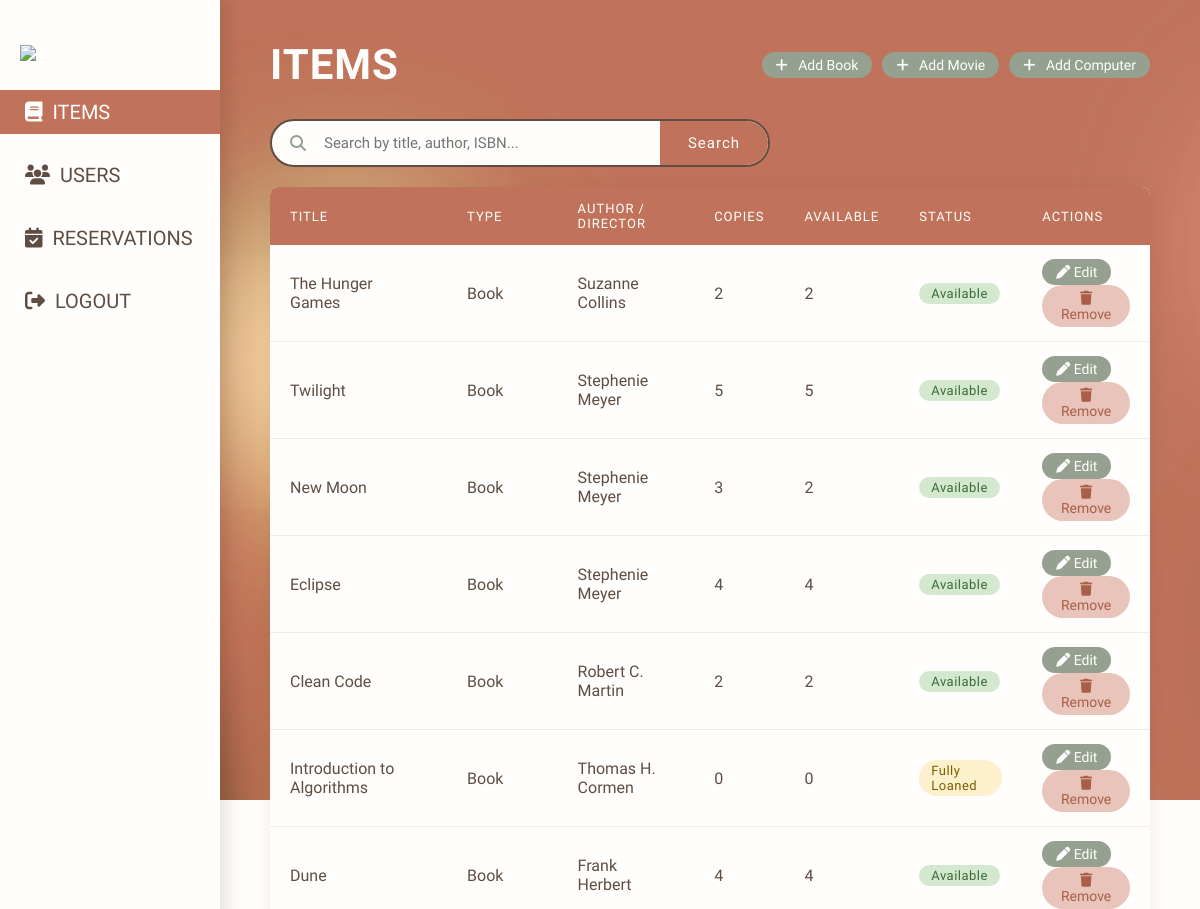
Before: /admin/items (signed in, upper part) with the older database file.
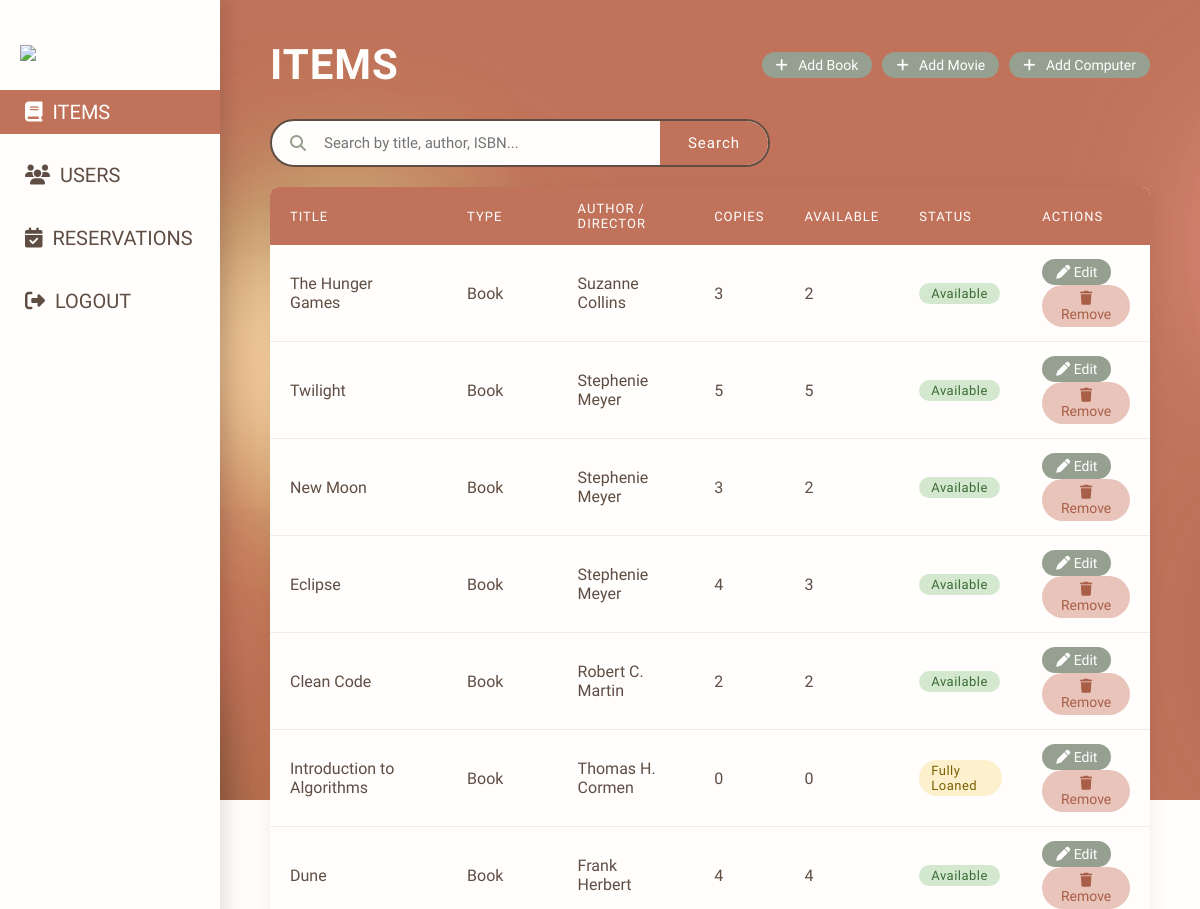
After: the same page with the newer database file.
### models/Items.py (models this page shows, shortened)
class Item(db.Model):
    __tablename__ = "Items"
    id                  = db.Column(db.Integer, primary_key = True)
    item_id             = db.Column(db.String(36), unique = True, nullable = False)
    title               = db.Column(db.String(200), nullable = False)
    description         = db.Column(db.String(300), nullable = True)
    qty                 = db.Column(db.Integer, nullable = False)
    available_qty       = db.Column(db.Integer, nullable = False)
    added_on            = db.Column(db.DateTime, default = utcnow)
    item_type           = db.Column(db.String(20), nullable = False)
    image_url           = db.Column(db.String(500), nullable = True)
    loan_days           = 14
    __mapper_args__ = {
        'polymorphic_on': item_type,
        'polymorphic_identity': 'item'
    }

class Book(Item):
    __tablename__ = "Books"
    id = db.Column(db.Integer, db.ForeignKey('Items.id'), primary_key=True)
    isbn = db.Column(db.String(35), unique=True, nullable=True)
    author = db.Column(db.String(150), nullable=False)
    publisher = db.Column(db.String(100), nullable=True)
    genre = db.Column(db.String(150), nullable=True)
    edition = db.Column(db.String(50), nullable=True)
    loan_days = 28
    __mapper_args__ = {
        'polymorphic_identity': 'Book'
    }

class Item(db.Model):
    __tablename__ = "Items"
    id                  = db.Column(db.Integer, primary_key = True)
    item_id             = db.Column(db.String(36), unique = True, nullable = False)
    title               = db.Column(db.String(200), nullable = False)
    description         = db.Column(db.String(300), nullable = True)
    qty                 = db.Column(db.Integer, nullable = False)
    available_qty       = db.Column(db.Integer, nullable = False)
    added_on            = db.Column(db.DateTime, default = utcnow)
    item_type           = db.Column(db.String(20), nullable = False)
    image_url           = db.Column(db.String(500), nullable = True)
    loan_days           = 14
    __mapper_args__ = {
        'polymorphic_on': item_type,
        'polymorphic_identity': 'item'
    }

### app.py (the view)
@app.route('/admin/items')
@login_required
def admin_items():
    if current_user.get_role().value != 'Admin':
        abort(403)
    q = request.args.get('q', '')
    if q:
        items = Item.query.filter(Item.title.ilike(f'%{q}%')).all()
    else:
        items = Item.query.all()
    return render_template('admin-items.html', items=items)

### app.py (called while the page is built)
@login_manager.user_loader
def load_user(user_id):
    return User.query.filter_by(user_id=user_id).first()

### models/users.py (called while the page is built)
    def get_role(self):
        return UserRole.ADMIN

### templates/admin-items.html (shortened to what the changed rows need)
{% extends "admin-layout.html" %}
{% block content %}
<div class="page-header">
    <h2 class="page-title">Items</h2>
</div>
<div class="card">
    {% if items %}
    <table>
        <thead>
            <tr>
                <th>Title</th>
                <th>Type</th>
                <th>Author / Director</th>
                <th>Copies</th>
                <th>Available</th>
                <th>Status</th>
                <th>Actions</th>
            </tr>
        </thead>
        <tbody>
            {% for item in items %}
            <tr>
                <td>{{ item.title }}</td>
                <td>{{ item.item_type }}</td>
                <td>
                    {% if item.author is defined %}
                        {{ item.author }}
                    {% elif item.director is defined %}
                        {{ item.director }}
                    {% else %}
                        —
                    {% endif %}
                </td>
                <td>{{ item.qty }}</td>
                <td>{{ item.available_qty }}</td>
                <td>
                    {% if item.available_qty > 0 %}
                        <span class="badge available">Available</span>
                    {% elif item.available_qty == 0 %}
                        <span class="badge loaned">Fully Loaned</span>
                    {% endif %}
                </td>
                <td>
                    <button class="action-btn edit" onclick="openEditModal(
                        '{{ item.item_id }}',
                        '{{ item.item_type }}',
                        '{{ item.title }}',
                        {{ item.qty }},
                        {{ item.available_qty }},
                        '{{ item.description or '' }}',
                        '{{ item.image_url or '' }}',
                        '{{ item.author if item.item_type == 'Book' else '' }}',
                        '{{ item.isbn if item.item_type == 'Book' else '' }}',
                        '{{ item.publisher if item.item_type == 'Book' else '' }}',
                        '{{ item.genre if item.item_type == 'Book' else '' }}',
                        '{{ item.edition if item.item_type == 'Book' else '' }}',
                        '{{ item.director if item.item_type == 'Movie' else '' }}',
                        '{{ item.format.value if item.item_type == 'Movie' else '' }}',
                        '{{ item.rating if item.item_type == 'Movie' else '' }}',
                        '{{ item.release_year if item.item_type == 'Movie' else '' }}',
                        '{{ item.brand if item.item_type == 'Computer' else '' }}',
                        '{{ item.os if item.item_type == 'Computer' else '' }}',
                        '{{ item.condition.value if item.item_type == 'Computer' else '' }}',
                        '{{ item.specs if item.item_type == 'Computer' else '' }}'
                    )">
                        <i class="fa-solid fa-pen"></i> Edit
                    </button>
                    <form method="POST" action="{{ url_for('admin_remove_item', item_id=item.item_id) }}" style="display:inline;">
                        <button type="submit" class="action-btn delete" onclick="return confirm('Are you sure you want to remove this item?')">
                            <i class="fa-solid fa-trash"></i> Remove
                        </button>
                    </form>
                </td>
            </tr>
            {% endfor %}
        </tbody>
    </table>
    {% else %}
    <div class="empty-state">
        <i class="fa-solid fa-box-open"></i>
        No items found{% if request.args.get('q') %} for "{{ request.args.get('q') }}"{% endif %}.
    </div>
    {% endif %}
</div>
{% endblock %}

Changed rows visible on the page:
changed through a linked row, Book "Suzanne Collins": qty "2" → "3"
changed through a linked row, Book "Eclipse": available_qty "4" → "3"
